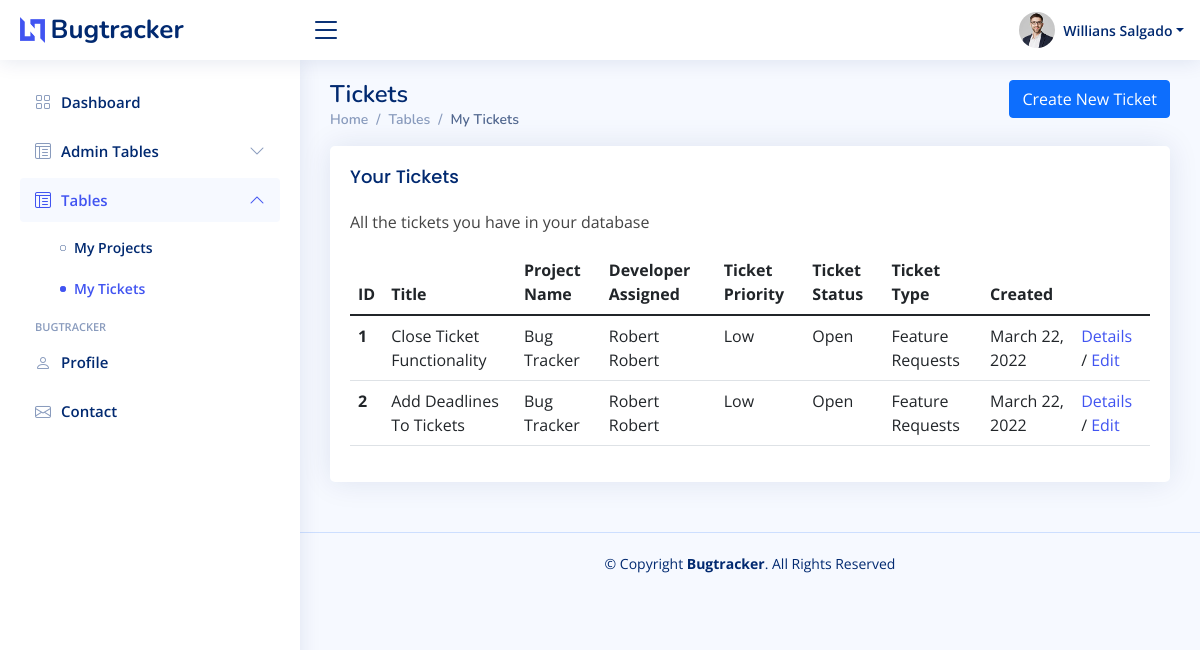
The page /my-tickets/ (signed in) on the database its author committed.
### bugtracker/models.py (models this page shows, shortened)
class Ticket(models.Model):
    priority_level_choices = [
        ("none", "None"),
        ("low", "Low"),
        ("medium", "Medium"),
        ("high", "High"),
        ("very_high", "Very High"),
    ]
    status_choices = [
        ("new", "New"),
        ("open", "Open"),
        ("in_progress", "In Progress"),
        ("resolved", "Resolved"),
        ("additional_info_required", "Additional Info Required"),
    ]
    ticket_type_choices = [
        ("bugs_errors", "Bugs/Errors"),
        ("feature_requests", "Feature Requests"),
        ("other_comments", "Other Comments"),
        ("training_document_requests", "Training / Document Requests"),
    ]
    submitter = models.ForeignKey(User, on_delete=models.RESTRICT, related_name="submitter", default=1)
    modified_by = models.ForeignKey(User, on_delete=models.RESTRICT, default=1)
    assigned_developer = models.ForeignKey(User, on_delete=models.RESTRICT, related_name="assigned_developer", default=1)
    project = models.ForeignKey(Project, on_delete=models.CASCADE)
    title = models.CharField(max_length=50)
    description = models.TextField()
    priority_level = models.CharField(max_length=50, choices=priority_level_choices)
    status = models.CharField(max_length=50, choices=status_choices)
    ticket_type = models.CharField(max_length=50, choices=ticket_type_choices)
    created = models.DateField(auto_now_add=True)
    updated = models.DateField(auto_now=True)

class Project(models.Model):
    assigned_personnel = models.ManyToManyField(User)
    name = models.CharField(max_length=50)
    description = models.TextField()

### bugtracker/views.py (the view)
# urls.py: path("my-tickets/", views.ticketListView, name="ticket_list"),
@login_required
@permission_required("bugtracker.view_ticket")
def ticketListView(request):
    if request.user.has_perm("bugtracker.change_project"):
        ticket_list = Ticket.objects.all()
    else:
        ticket_list = Ticket.objects.filter(project__assigned_personnel=request.user)
    context = {"ticket_list": ticket_list}
    return render(request, "admin/tickets/ticket_list.html", context)

### templates/admin/tickets/ticket_list.html (shortened to what this page needs)
{% extends 'admin/admin-base.html' %}
{% block content %}
	<main id="main" class="main">
		<div class="float-end">
			<a href="{% url 'ticket_create' %}" class="btn btn-primary">
				Create New Ticket
			</a>
		</div>
		<div class="pagetitle">
		  <h1>Tickets</h1>
		  <nav>
			<ol class="breadcrumb">
			  <li class="breadcrumb-item"><a href="{% url 'bugtracker_dashboard' %}">Home</a></li>
			  <li class="breadcrumb-item">Tables</li>
			  <li class="breadcrumb-item active">My Tickets</li>
			</ol>
		  </nav>
		</div>
		<section class="section">
		  <div class="row">
			<div class="col-lg-12">
			  <div class="card">
				<div class="card-body">
				  <h5 class="card-title">Your Tickets</h5>
				  <p>All the tickets you have in your database</p>
				  <table class="table datatable">
					<thead>
					  <tr>
						<th scope="col">ID</th>
						<th scope="col">Title</th>
						<th scope="col">Project Name</th>
						<th scope="col">Developer Assigned</th>
						<th scope="col">Ticket Priority</th>
						<th scope="col">Ticket Status</th>
						<th scope="col">Ticket Type</th>
						<th scope="col">Created</th>
						<th scope="col"></th>
					  </tr>
					</thead>
					<tbody>
						{% include 'admin/tickets/ticket_list_logic.html' %}
					</tbody>
				  </table>
				</div>
			  </div>
			</div>
		  </div>
		</section>
	  </main>
{% endblock %}

### templates/admin/admin-base.html (shortened to what this page needs)
{% load static %}
<!DOCTYPE html>
<html lang="en">
<head>
  <link href="{% static 'assets/vendor/bootstrap/css/bootstrap.min.css' %}" rel="stylesheet">
  <link href="{% static 'assets/vendor/bootstrap-icons/bootstrap-icons.css' %}" rel="stylesheet">
  <link href="{% static 'assets/vendor/boxicons/css/boxicons.min.css' %}" rel="stylesheet">
  <link href="{% static 'assets/vendor/quill/quill.snow.css' %}" rel="stylesheet">
  <link href="{% static 'assets/vendor/quill/quill.bubble.css' %}" rel="stylesheet">
  <link href="{% static 'assets/vendor/remixicon/remixicon.css' %}" rel="stylesheet">
  <link href="{% static 'assets/vendor/simple-datatables/style.css' %}" rel="stylesheet">
  <link href="{% static 'assets/css/style.css' %}" rel="stylesheet">
</head>
<body>
  <header id="header" class="header fixed-top d-flex align-items-center">
    <div class="d-flex align-items-center justify-content-between">
      <a href="{% url 'bugtracker_dashboard' %}" class="logo d-flex align-items-center">
        <img src="{% static 'assets/img/logo.png' %}" alt="">
        <span class="d-none d-lg-block">Bugtracker</span>
      </a>
      <i class="bi bi-list toggle-sidebar-btn"></i>
    </div>
    <nav class="header-nav ms-auto">
      <ul class="d-flex align-items-center">
        <li class="nav-item dropdown pe-3">
          <a class="nav-link nav-profile d-flex align-items-center pe-0" href="#" data-bs-toggle="dropdown">
            <img src="{% static 'assets/img/profile-img.jpg' %}" alt="Profile" class="rounded-circle">
            <span class="d-none d-md-block dropdown-toggle ps-2">{{ request.user.first_name }}</span>
          </a>
        </li>
      </ul>
    </nav>
  </header>
  <aside id="sidebar" class="sidebar">
    <ul class="sidebar-nav" id="sidebar-nav">
      {% with request.resolver_match.url_name as url_name %}
      <li class="nav-item">
        <a class="nav-link {% if url_name != 'bugtracker_dashboard' %} collapsed {% endif %}" href="{% url 'bugtracker_dashboard' %}">
          <i class="bi bi-grid"></i>
          <span>Dashboard</span>
        </a>
      </li>
      {% if perms.auth.change_user %}
      <li class="nav-item ">
        <a class="nav-link {% if url_name != 'user_list' and url_name != 'role_assignment' %}collapsed{% endif %}" data-bs-target="#admintables-nav" data-bs-toggle="collapse" href="#">
          <i class="bi bi-layout-text-window-reverse"></i><span>Admin Tables</span><i class="bi bi-chevron-down ms-auto"></i>
        </a>
      </li>
      {% endif %}
      {% if perms.bugtracker.view_project %}
      <li class="nav-item">
        <a class="nav-link {% if url_name != 'project_list' and url_name != 'ticket_list' %}collapsed{% endif %}" data-bs-target="#tables-nav" data-bs-toggle="collapse" href="#">
          <i class="bi bi-layout-text-window-reverse"></i><span>Tables</span><i class="bi bi-chevron-down ms-auto"></i>
        </a>
        <ul id="tables-nav" class="nav-content collapse {% if url_name == 'project_list' or url_name == 'ticket_list' %}show{% endif %}" data-bs-parent="#sidebar-nav">
          <li>
            <a href="{% url 'project_list' %}" class="{% if url_name == 'project_list' %}active{% endif %}">
              <i class="bi bi-circle"></i><span>My Projects</span>
            </a>
          </li>
          <li>
            <a href="{% url 'ticket_list' %}" class="{% if url_name == 'ticket_list' %}active{% endif %}">
              <i class="bi bi-circle"></i><span>My Tickets</span>
            </a>
          </li>
        </ul>
      </li>
    {% endif %}
      <li class="nav-heading">Bugtracker</li>
      <li class="nav-item">
        <a class="nav-link {% if url_name != 'about' %}collapsed{% endif %}" href="{% url 'about' %}">
          <i class="bi bi-person"></i>
          <span>Profile</span>
        </a>
      </li>
      <li class="nav-item">
        <a class="nav-link {% if url_name != 'contact' %}collapsed{% endif %}" href="{% url 'contact' %}">
          <i class="bi bi-envelope"></i>
          <span>Contact</span>
        </a>
      </li>
      {% endwith %}
    </ul>
  </aside>
    {% block content %}
    {% endblock %}
  <footer id="footer" class="footer">
    <div class="copyright">
      &copy; Copyright <strong><span>Bugtracker</span></strong>. All Rights Reserved
    </div>
    <div class="credits">
    </div>
  </footer>
</body>
</html>

### templates/admin/tickets/ticket_list_logic.html
				{% if ticket_list %}
				{% for ticket in ticket_list %}
					<tr>
					  <th scope="row">{{ ticket.id }}</th>
					  <td>{{ ticket.title }}</td>
					  <td>{{ ticket.project.name }}</td>
					  <td>{{ ticket.assigned_developer.first_name}}</td>
					  <td>{{ ticket.get_priority_level_display }}</td>
					  <td>{{ ticket.get_status_display }}</td>
					  <td>{{ ticket.get_ticket_type_display }}</td>
					  <td>{{ ticket.created }}</td>
					  <td>
						  <a href="{% url 'ticket_detail' ticket.id %}">Details</a> /
						  <a href="{% url 'ticket_update' ticket.id %}">Edit</a>
					  </td>
					</tr>
				{% endfor %}
				{% endif %}

### static/assets/css/style.css (style rules this page uses)
:root { scroll-behavior: smooth; }
body { font-family: "Open Sans", sans-serif; background: #f6f9ff; color: #444444; }
a { color: #4154f1; text-decoration: none; }
h1, h2, h3, h4, h5, h6 { font-family: "Nunito", sans-serif; }
#main { margin-top: 60px; padding: 20px 30px; transition: all 0.3s; }
.pagetitle { margin-bottom: 10px; }
.pagetitle h1 { font-size: 24px; margin-bottom: 0; font-weight: 600; color: #012970; }
.card { margin-bottom: 30px; border: none; border-radius: 5px; box-shadow: 0px 0 30px rgba(1, 41, 112, 0.1); }
.card-title { padding: 20px 0 15px 0; font-size: 18px; font-weight: 500; color: #012970; font-family: "Poppins", sans-serif; }
.card-body { padding: 0 20px 20px 20px; }
.breadcrumb { font-size: 14px; font-family: "Nunito", sans-serif; color: #899bbd; font-weight: 600; }
.breadcrumb a { color: #899bbd; transition: 0.3s; }
.breadcrumb .breadcrumb-item::before { color: #899bbd; }
.breadcrumb .active { color: #51678f; font-weight: 600; }
.logo { line-height: 1; }
@media (min-width: 1200px) { .logo { width: 280px; } }
.logo img { max-height: 26px; margin-right: 6px; }
.logo span { font-size: 26px; font-weight: 700; color: #012970; font-family: "Nunito", sans-serif; }
.header { transition: all 0.5s; z-index: 997; height: 60px; box-shadow: 0px 2px 20px rgba(1, 41, 112, 0.1); background-color: #fff; padding-left: 20px; }
.header .toggle-sidebar-btn { font-size: 32px; padding-left: 10px; cursor: pointer; color: #012970; }
.header-nav ul { list-style: none; }
.header-nav > ul { margin: 0; padding: 0; }
.header-nav .nav-profile { color: #012970; }
.header-nav .nav-profile img { max-height: 36px; }
.header-nav .nav-profile span { font-size: 14px; font-weight: 600; }
.sidebar { position: fixed; top: 60px; left: 0; bottom: 0; width: 300px; z-index: 996; transition: all 0.3s; padding: 20px; overflow-y: auto; scrollbar-width: thin; scrollbar-color: #aab7cf transparent; box-shadow: 0px 0px 20px rgba(1, 41, 112, 0.1); background-color: #fff; }
@media (min-width: 1200px) { #main, #footer { margin-left: 300px; } }
.sidebar-nav { padding: 0; margin: 0; list-style: none; }
.sidebar-nav li { padding: 0; margin: 0; list-style: none; }
.sidebar-nav .nav-item { margin-bottom: 5px; }
.sidebar-nav .nav-heading { font-size: 11px; text-transform: uppercase; color: #899bbd; font-weight: 600; margin: 10px 0 5px 15px; }
.sidebar-nav .nav-link { display: flex; align-items: center; font-size: 15px; font-weight: 600; color: #4154f1; transition: 0.3; background: #f6f9ff; padding: 10px 15px; border-radius: 4px; }
.sidebar-nav .nav-link i { font-size: 16px; margin-right: 10px; color: #4154f1; }
.sidebar-nav .nav-link.collapsed { color: #012970; background: #fff; }
.sidebar-nav .nav-link.collapsed i { color: #899bbd; }
.sidebar-nav .nav-link .bi-chevron-down { margin-right: 0; transition: transform 0.2s ease-in-out; }
.sidebar-nav .nav-link:not(.collapsed) .bi-chevron-down { transform: rotate(180deg); }
.sidebar-nav .nav-content { padding: 5px 0 0 0; margin: 0; list-style: none; }
.sidebar-nav .nav-content a { display: flex; align-items: center; font-size: 14px; font-weight: 600; color: #012970; transition: 0.3; padding: 10px 0 10px 40px; transition: 0.3s; }
.sidebar-nav .nav-content a i { font-size: 6px; margin-right: 8px; line-height: 0; border-radius: 50%; }
.sidebar-nav .nav-content a:hover, .sidebar-nav .nav-content a.active { color: #4154f1; }
.sidebar-nav .nav-content a.active i { background-color: #4154f1; }
.footer { padding: 20px 0; font-size: 14px; transition: all 0.3s; border-top: 1px solid #cddfff; }
.footer .copyright { text-align: center; color: #012970; }
.footer .credits { padding-top: 5px; text-align: center; font-size: 13px; color: #012970; }

### rows shown on the page
Ticket: id "1", title "Close Ticket Functionality", project.name "Bug Tracker", assigned_developer.first_name "Robert Robert", priority_level "Low", status "Open", ticket_type "Feature Requests", created "March 22, 2022"
Ticket: id "2", title "Add Deadlines To Tickets", project.name "Bug Tracker", assigned_developer.first_name "Robert Robert", priority_level "Low", status "Open", ticket_type "Feature Requests", created "March 22, 2022"

### other values the page prints
{{ request.user.first_name }} "Willians Salgado"
